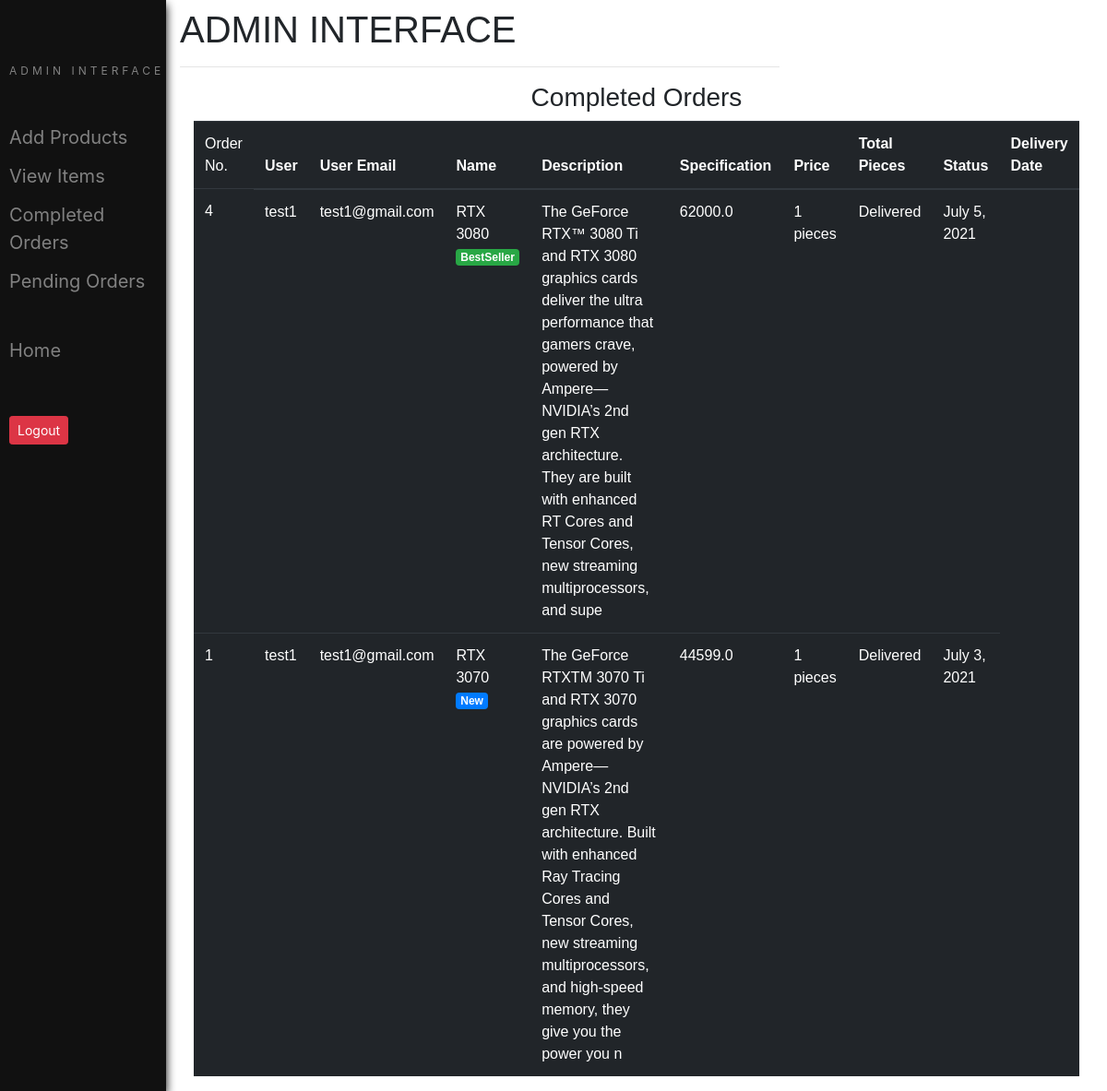
Page /admin_view/ (signed in) on the committed database.
### main/models.py (models this page shows, shortened)
class CartItems(models.Model):
    ORDER_STATUS = (
        ('Active', 'Active'),
        ('Delivered', 'Delivered')
    )
    user = models.ForeignKey(User, on_delete=models.CASCADE)
    item = models.ForeignKey(Item, on_delete=models.CASCADE)
    ordered = models.BooleanField(default=False)
    quantity = models.IntegerField(default=1)
    ordered_date = models.DateField(default=timezone.now)
    status = models.CharField(max_length=20, choices=ORDER_STATUS, default='Active')
    delivery_date = models.DateField(default=timezone.now)
    class Meta:
        verbose_name = 'Cart Item'
        verbose_name_plural = 'Cart Items'

class Item(models.Model):
    LABELS = (
        ('BestSeller', 'BestSeller'),
        ('New', 'New'),
        ('Our pick', 'Our pick'),
    )
    LABEL_COLOUR = (
        ('danger', 'danger'),
        ('success', 'success'),
        ('primary', 'primary'),
    )
    title = models.CharField(max_length=150)
    description = models.CharField(max_length=250,blank=True)
    price = models.FloatField()
    pieces = models.IntegerField(default=1)
    image = models.ImageField(default='default.png', upload_to='images/')
    labels = models.CharField(max_length=25, choices=LABELS, blank=True)
    label_colour = models.CharField(max_length=15, choices=LABEL_COLOUR, blank=True)
    slug = models.SlugField(default="gpu_name")
    created_by = models.ForeignKey(User, on_delete=models.CASCADE)

### main/decorators.py (the view)
    def wrapper_func(request, *args, **kwargs):
        group = Group.objects.get(user = request.user)
        if group.name == 'admin_owner':
            return view_func(request, *args, **kwargs)
        else:
            return redirect('/')

### main/views.py (called while the page is built)
@login_required(login_url='/accounts/login/')
@admin_required
def admin_view(request):
    cart_items = CartItems.objects.filter( ordered=True,status="Delivered").order_by('-ordered_date')
    context = {
        'cart_items':cart_items,
    }
    return render(request, 'main/admin_view.html', context)

### main/templates/main/admin_view.html
{% extends "main/layout2.html" %}
{% block content %}
<div class="cart">
    <div class="container">
        <div class="row">
            <div class="col-sm-12">
                <h3 class="text-center">Completed Orders</h3>
                {% if cart_items %}
                <div class="table-responsive">
                    <table class="table table-dark">
                        <thead>
                        <tr>
                            <td scope="col">Order No.</td>
                            <th scope="col">User</th>
                            <th scope="col">User Email</th>
                            <th scope="col">Name</th>
                            <th scope="col">Description</th>
                            <th scope="col">Specification</th>
                            <th scope="col">Price</th>
                            <th scope="col">Total Pieces</th>
                            <th scope="col">Status</th>
                            <th scope="col">Delivery Date</th>
                        </tr>
                        </thead>
                        <tbody>
                            {% for cart in cart_items %}
                        <tr>
                            <td>{{ cart.id }}</td>
                            <td>{{ cart.user.username }}</td>
                            <td>{{ cart.user.email}}</td>
                            <td>{{ cart.item.title }} <span class="badge badge-{{ cart.item.label_colour }}">{{ cart.item.labels }}</span></td>
                            <td>{{ cart.item.description }}</td>
                            <td>{{ cart.item.price }}</td>
                            <td>{{ cart.item.pieces }} pieces</td>
                            <td>{{ cart.status }}</td>
                            <td>{{ cart.delivery_date }}</td>
                        </tr>
                            {% endfor %}
                        </tbody>
                    </table>
                </div>
                {% else %}
                <h4 class="text-center">Sorry, you have not ordered any item yet!!!</h4>
                {% endif %}
            </div>
        </div>
    </div>
</div>
{% endblock content %}

### rows in the picture
CartItems: id "4", user.username "test1", user.email "test1@gmail.com", item "RTX 3080", item.labels "BestSeller", item.description "The GeForce RTX™ 3080 Ti and RTX 3080 graphics cards deliver the ultra performance that gamers crave, powered by Ampere—NVIDIA’s 2nd gen RTX architecture. They are built with enhanced RT Cores and Tensor Cores, new streaming multiprocessors, and supe", item.price "62000.0", item.pieces "1", status "Delivered", delivery_date "July 5, 2021"
CartItems: id "1", user.username "test1", user.email "test1@gmail.com", item "RTX 3070", item.labels "New", item.description "The GeForce RTXTM 3070 Ti and RTX 3070 graphics cards are powered by Ampere—NVIDIA’s 2nd gen RTX architecture. Built with enhanced Ray Tracing Cores and Tensor Cores, new streaming multiprocessors, and high-speed memory, they give you the power you n", item.price "44599.0", item.pieces "1", status "Delivered", delivery_date "July 3, 2021"
